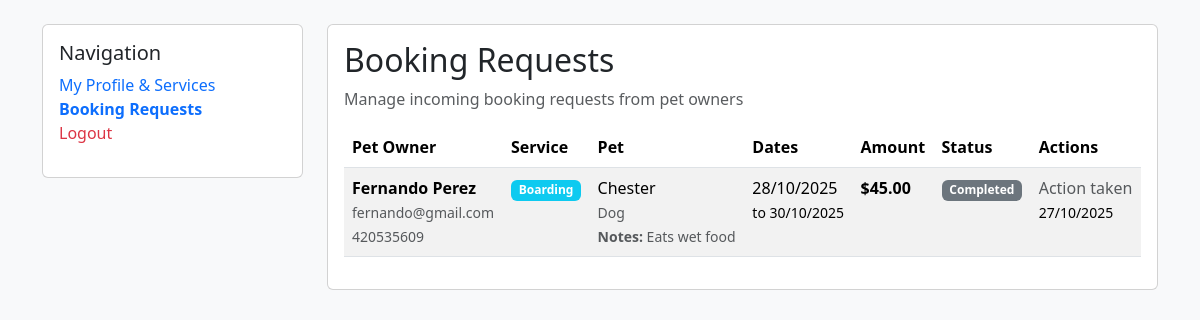
Page /sitter-inbox (signed in) on the earlier database version.
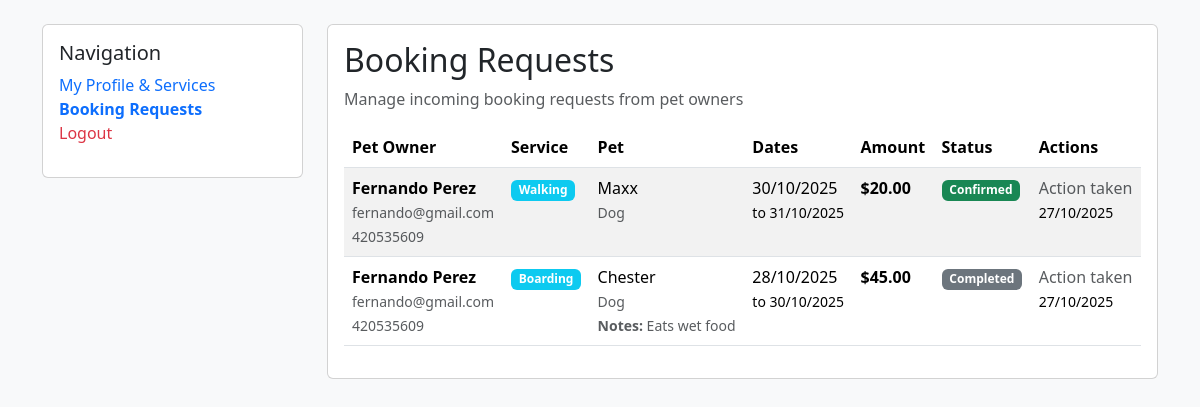
Same page on the later database version.
### database.py (models this page shows, shortened)
class Booking(db.Model):
    id = db.Column(db.Integer, primary_key=True)
    owner_id = db.Column(db.Integer, db.ForeignKey('user.id'), nullable=False)
    sitter_id = db.Column(db.Integer, db.ForeignKey('user.id'), nullable=False)
    service_id = db.Column(db.Integer, db.ForeignKey('sitter_service.id'), nullable=False)
    status = db.Column(db.Enum(BookingStatus), default=BookingStatus.pending)
    start_date = db.Column(db.Date, nullable=False)
    end_date = db.Column(db.Date, nullable=False)
    fixed_amount = db.Column(db.Float, nullable=False)
    pet_type = db.Column(db.String(100), nullable=False)
    pet_name = db.Column(db.String(100), nullable=False)
    special_instructions = db.Column(db.Text)
    created_at = db.Column(db.DateTime, default=datetime.utcnow)
    updated_at = db.Column(db.DateTime, default=datetime.utcnow, onupdate=datetime.utcnow)
    confirmed_at = db.Column(db.DateTime)
    completed_at = db.Column(db.DateTime)

class User(db.Model):
    id = db.Column(db.Integer, primary_key=True)
    email = db.Column(db.String(255), unique=True, nullable=False)
    password = db.Column(db.String(255), nullable=False)
    role = db.Column(db.Enum(Role), nullable=False, default=Role.customer)
    created_at = db.Column(db.DateTime, default=datetime.utcnow)
    first_name = db.Column(db.String(100))
    last_name = db.Column(db.String(100))
    phone = db.Column(db.String(20))
    city = db.Column(db.String(100))
    suburb = db.Column(db.String(100))
    created_at = db.Column(db.DateTime, default=datetime.utcnow)
    sitter_services = db.relationship('SitterService', backref='sitter', lazy=True)
    owner_bookings = db.relationship('Booking', foreign_keys='Booking.owner_id', backref='owner', lazy=True)
    sitter_bookings = db.relationship('Booking', foreign_keys='Booking.sitter_id', backref='sitter', lazy=True)

### main.py (the view)
@app.route("/sitter-inbox")
def sitter_inbox():
    sitter = User.query.filter_by(email=session.get('user_email')).first()
    bookings = Booking.query.filter_by(sitter_id=sitter.id).order_by(Booking.created_at.desc()).all()
    return render_template("sitter_inbox.html", bookings=bookings)

### templates/sitter_inbox.html (shortened to what this page needs)
<!DOCTYPE html>
<html lang="en">
<head>
    <link href="https://cdn.jsdelivr.net/npm/bootstrap@5.3.2/dist/css/bootstrap.min.css" rel="stylesheet">
    <link rel="stylesheet" href="https://cdn.jsdelivr.net/npm/bootstrap-icons@1.11.1/font/bootstrap-icons.css">
</head>
<body class="bg-light">
    <div class="container mt-4">
        <div class="row">
            <div class="col-md-3">
                <div class="card">
                    <div class="card-body">
                        <h5 class="card-title">Navigation</h5>
                        <ul class="list-unstyled">
                            <li><a href="{{ url_for('sitter_dashboard') }}" class="text-decoration-none">My Profile & Services</a></li>
                            <li><a href="{{ url_for('sitter_inbox') }}" class="text-decoration-none fw-bold">Booking Requests</a></li>
                            <li><a href="{{ url_for('login') }}" class="text-decoration-none text-danger">Logout</a></li>
                        </ul>
                    </div>
                </div>
            </div>
            <div class="col-md-9">
                <div class="card">
                    <div class="card-body">
                        <h2 class="card-title">Booking Requests</h2>
                        <p class="text-muted">Manage incoming booking requests from pet owners</p>
                        <div class="table-responsive">
                            <table class="table table-striped">
                                <thead>
                                    <tr>
                                        <th>Pet Owner</th>
                                        <th>Service</th>
                                        <th>Pet</th>
                                        <th>Dates</th>
                                        <th>Amount</th>
                                        <th>Status</th>
                                        <th>Actions</th>
                                    </tr>
                                </thead>
                                <tbody>
                                    {% if bookings %}
                                        {% for booking in bookings %}
                                        <tr>
                                            <td>
                                                <strong>{{ booking.owner.first_name }} {{ booking.owner.last_name }}</strong>
                                                <br>
                                                <small class="text-muted">{{ booking.owner.email }}</small>
                                                <br>
                                                <small class="text-muted">{{ booking.owner.phone or 'No phone' }}</small>
                                            </td>
                                            <td>
                                                {% if booking.service.service_type.value == 'boarding' %}
                                                    <span class="badge bg-info">Boarding</span>
                                                {% elif booking.service.service_type.value == 'daycare' %}
                                                    <span class="badge bg-info"> Daycare</span>
                                                {% elif booking.service.service_type.value == 'walking' %}
                                                    <span class="badge bg-info"> Walking</span>
                                                {% endif %}
                                            </td>
                                            <td>
                                                {{ booking.pet_name }}<br>
                                                <small class="text-muted">{{ booking.pet_type }}</small>
                                                {% if booking.special_instructions %}
                                                <br>
                                                <small class="text-muted"><strong>Notes:</strong> {{ booking.special_instructions }}</small>
                                                {% endif %}
                                            </td>
                                            <td>
                                                {{ booking.start_date.strftime('%d/%m/%Y') }}<br>
                                                <small>to {{ booking.end_date.strftime('%d/%m/%Y') }}</small>
                                            </td>
                                            <td><strong>${{ "%.2f"|format(booking.fixed_amount) }}</strong></td>
                                            <td>
                                                {% if booking.status.value == 'pending' %}
                                                    <span class="badge bg-warning"> Pending</span>
                                                {% elif booking.status.value == 'confirmed' %}
                                                    <span class="badge bg-success">Confirmed</span>
                                                {% elif booking.status.value == 'rejected' %}
                                                    <span class="badge bg-danger"> Rejected</span>
                                                {% elif booking.status.value == 'completed' %}
                                                    <span class="badge bg-secondary"> Completed</span>
                                                {% endif %}
                                            </td>
                                            <td>
                                                {% if booking.status.value == 'pending' %}
                                                    <form method="POST" action="{{ url_for('update_booking_status', booking_id=booking.id) }}" class="d-inline">
                                                        <input type="hidden" name="status" value="confirmed">
                                                        <button type="submit" class="btn btn-success btn-sm mb-1">Confirm</button>
                                                    </form>
                                                    <form method="POST" action="{{ url_for('update_booking_status', booking_id=booking.id) }}" class="d-inline">
                                                        <input type="hidden" name="status" value="rejected">
                                                        <button type="submit" class="btn btn-danger btn-sm mb-1">Reject</button>
                                                    </form>
                                                {% else %}
                                                    <span class="text-muted">Action taken</span>
                                                    <br>
                                                    <small>{{ booking.updated_at.strftime('%d/%m/%Y') }}</small>
                                                {% endif %}
                                            </td>
                                        </tr>
                                        {% endfor %}
                                    {% endif %}
                                </tbody>
                            </table>
                        </div>
                    </div>
                </div>
            </div>
        </div>
    </div>
</body>
</html>

Differences in the rows shown:
added Booking: owner.first_name "Fernando", owner.last_name "Perez", owner.email "fernando@gmail.com", owner "420535609", shows "Walking", pet_name "Maxx", pet_type "Dog", start_date "30/10/2025", end_date "31/10/2025", fixed_amount "20.00", status "Confirmed", updated_at "27/10/2025"
